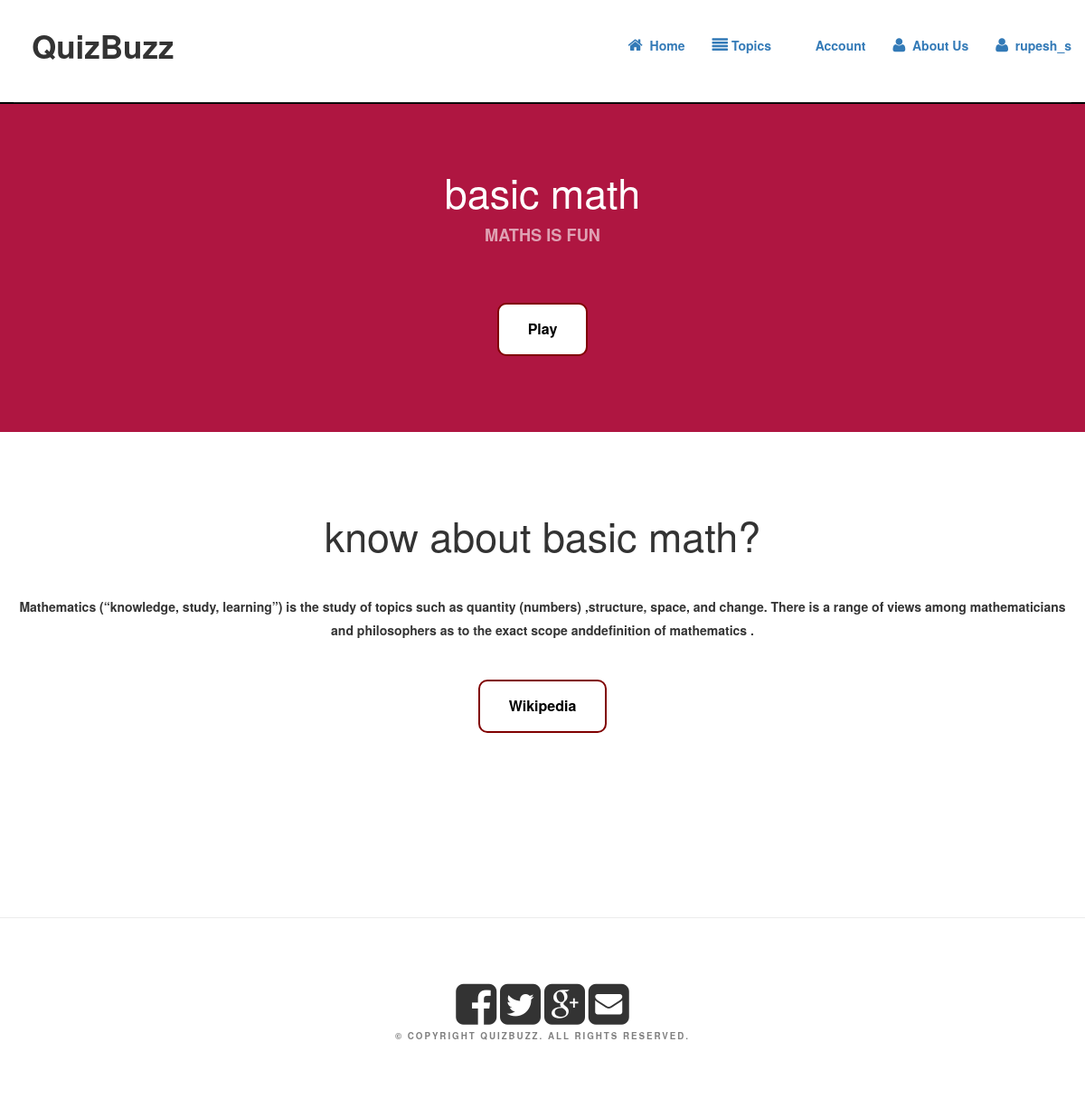
Page /topics1.php?t_id=13 (signed in) on the committed database.
### tables this page shows
CREATE TABLE `user_login` (
  `id` int(5) NOT NULL,
  `username` varchar(30) NOT NULL,
  `password` varchar(30) NOT NULL
);

CREATE TABLE `topics` (
  `id` int(3) NOT NULL,
  `name` varchar(20) NOT NULL,
  `image` varchar(30) NOT NULL,
  `file` varchar(1001) NOT NULL,
  `slogan` varchar(55) NOT NULL
);

### topics1.php (the view, shortened to what this page needs)
<?php
$t_id=$_GET['t_id'];
$conn=mysqli_connect("localhost","root","","quizbuzz")
	or die("failed to connect...");
	$query="SELECT * FROM topics WHERE id='$t_id'";
	$result=mysqli_query($conn,$query);
	$row=mysqli_fetch_array($result);
	$name=$row['name'];
	$description=$row['file'];
	$slogan=$row['slogan'];
?>
<html>
<head>
<link href="default_t.css" rel="stylesheet" type="text/css" media="all" />
<link href="fonts.css" rel="stylesheet" type="text/css" media="all" />
<link href="css/bootstrap.min.css" rel="stylesheet">
</head>
<body>
<?php include("nav.php");?>
<div class="my">
<div id="wrapper">
	<div id="banner">
		<div class="container">
			<div class="title">
				<h2> <?php echo $name ;?> </h2>
				<span class="byline"><?php echo $slogan ;?></span></div>
			<ul class="actions">
				<li><a href="game/gameplayhtml.php?t_id=<?php echo $t_id ; ?>" class="button button1">Play</a></li>
			</ul>
		</div>
	</div>
<div id="page" class="container">
<div class="title">
	  <h2>Know about <?php echo $name ;?>?</h2>
	   </div>
		<p><?php echo $description ;?></p>
		<ul class="actions">
			<li><a href="https://en.wikipedia.org/wiki/" class="button button1">Wikipedia</a></li>
		</ul>
			</div>
</div>
</div>
<br><br><br><br><br><br>
<div id="copyright" class="container-fluid" >
             <div class="text-center right-center">
                <a href="https://www.facebook.com"><i id="social-fb" class="fa fa-facebook-square fa-3x social"></i></a>
	            <a href="https://twitter.com"><i id="social-tw" class="fa fa-twitter-square fa-3x social"></i></a>
	            <a href="https://plus.google.com/"><i id="social-gp" class="fa fa-google-plus-square fa-3x social"></i></a>
	            <a href="mailto:rupesh.singh@gmail.com"><i id="social-em" class="fa fa-envelope-square fa-3x social"></i></a>
             <br>
	<p>&copy; Copyright QuizBuzz. All rights reserved. </p>
	</div>
</div>
</body>
</html>

### nav.php (shortened to what this page needs)
<?php
$conn=mysqli_connect("localhost","root","","quizbuzz")
or die("failed to connect...");
?>
<html>
<head>
    <link href="css/bootstrap.min.css" rel="stylesheet">
    <link href="css/style.css" rel="stylesheet">
    <link href="font-awesome/css/font-awesome.min.css" rel="stylesheet" type="text/css">
</head>
<body>
    <nav class="navbar  navbar-fixed-top" role="navigation">
		<div class="container-fluid" id="header1">
			<div class="navbar-header">
								<p style="font-size:35px; padding:20px;" >QuizBuzz</p>
			</div>
			<div class="collapse navbar-collapse" id="bs-example-navbar-collapse-1">
				<ul class="nav navbar-nav navbar-right">
					<li>
                        <a href="home4.php" ><i class="fa fa-home"></i> &nbsp;Home</a>
					</li>
					<li>
						<a href="topics.php"> <i class="fa fa-align-justify"></i>&nbsp;Topics</a>
					</li>
					<li>
                        <a href="account1.php"> <i class="glyphicon glyphicon-thumbs-up"></i>&nbsp;  Account</a>
                    </li>
					<li>
                        <a href="aboutus.php"> <i class="fa fa-user"></i>&nbsp;  About Us</a>
                    </li>
<?php
$u_id=$_SESSION['u_id'];
$query="select * from user_login where id='$u_id'";
$q1=mysqli_query($conn,$query);
$result=mysqli_fetch_array($q1);
$user=$result['username'];
?>
					<li>
                        <a href="logout.php"> <i class="fa fa-user"></i>&nbsp;  <?php echo $user ;?></a>
                    </li>
					</div>
					</div>
</nav><br/><br/><br/>
				</body>
				</html>

### default_t.css (style rules this page uses)
html, body { height: 100%; }
body { margin: 0px; padding: 0px; background: #EEEEEE; font-family: 'News Cycle', sans-serif; font-size: 13pt; font-weight: 300; color: #656565; }
h1, h2, h3 { margin: 0; padding: 0; font-weight: 700; color: #2B3F48; }
p, ol, ul { margin-top: 0; }
ol, ul { padding: 0; list-style: none; }
ul.actions { text-align: center; }
p { line-height: 180%; }
a { color: #0000FF; }
.container { overflow: hidden; margin: 0em auto; width: 1000px; }
.button { background-color: #800000; border: none; color: white; padding: 16px 32px; text-align: center; text-decoration: none; display: inline-block; font-size: 16px; margin: 4px 2px; -webkit-transition-duration: 0.4s; transition-duration: 0.4s; cursor: pointer; border-radius:10px; }
.button1 { background-color: white; color: black; border: 2px solid #800000; }
.title { margin-bottom: 3em; }
.title h2 { text-transform: lowercase; font-size: 3.2em; }
.title .byline { font-size: 1.3em; color: #6F6F6F; }
.box1, .box2, .box3, { float: left; margin-right: 20px; }
#banner { overflow: hidden; padding: 7em 0em 5em 0em; background: #af1641; background-size: cover; text-align: center; color: rgba(255,255,255,.8); }
#banner .title { margin-bottom: 1em; text-transform: uppercase !important; }
#banner .title h2 { color: #FFF; }
#banner .title .byline { color: rgba(255,255,255,.6); }
#banner .button { margin-top: 3em; }
#page { padding: 5em 0em; text-align: center; }
#page .button { margin-top: 2em; display: inline-block; text-align: center; }
#copyright { overflow: hidden; padding: 5em 0em; border-top: 1px solid rgba(0,0,0,0.08); }
#copyright p { letter-spacing: 0.20em; text-align: center; text-transform: uppercase; font-size: 0.70em; color: rgba(0,0,0,0.5); }
#copyright a { text-decoration: none; color: rgba(0,0,0,0.8); }

### css/style.css (style rules this page uses)
html, body { height: 100%; font-weight:bold; }
body { padding-top: 10px; }

### nav.php (style rules this page uses)
#header1 { background-color:white; border-bottom:2px solid black; }

### rows in the picture
user_login: username "rupesh_s"
topics: name "basic math", slogan "MATHS IS FUN", file "Mathematics (“knowledge, study, learning”) is the study of topics such as quantity (numbers) ,structure, space, and change. There is a range of views among mathematicians and philosophers as to the exact scope anddefinition of mathematics ."
